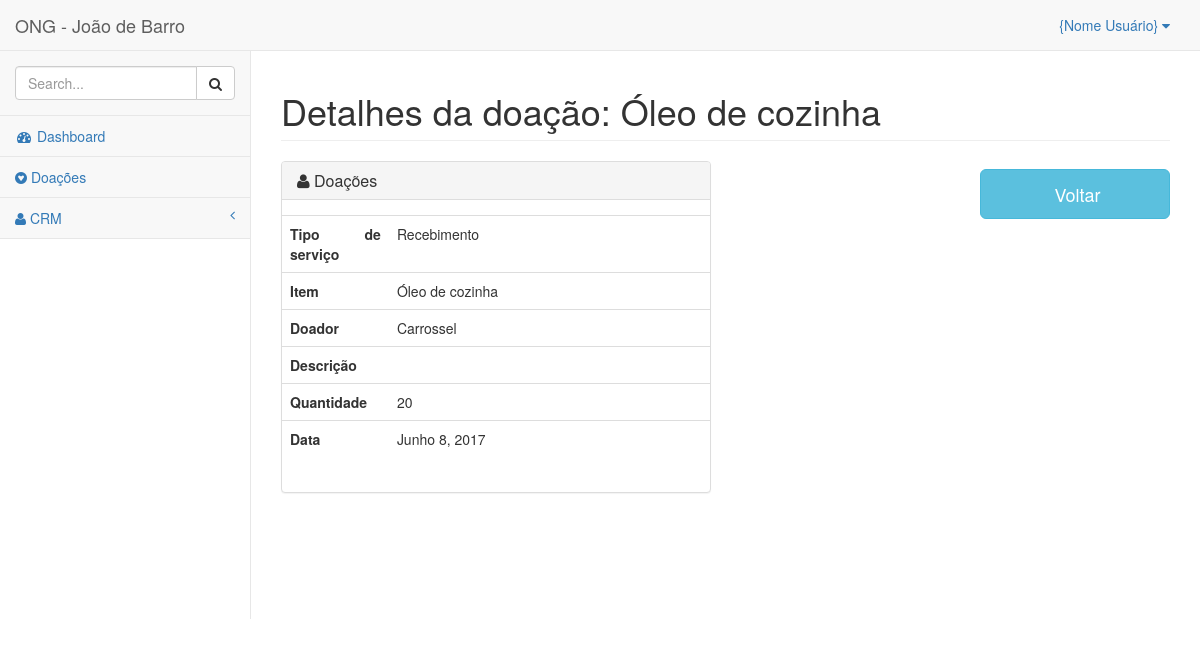
The page /doacoes/detalhes/1/ on the database as committed earlier.
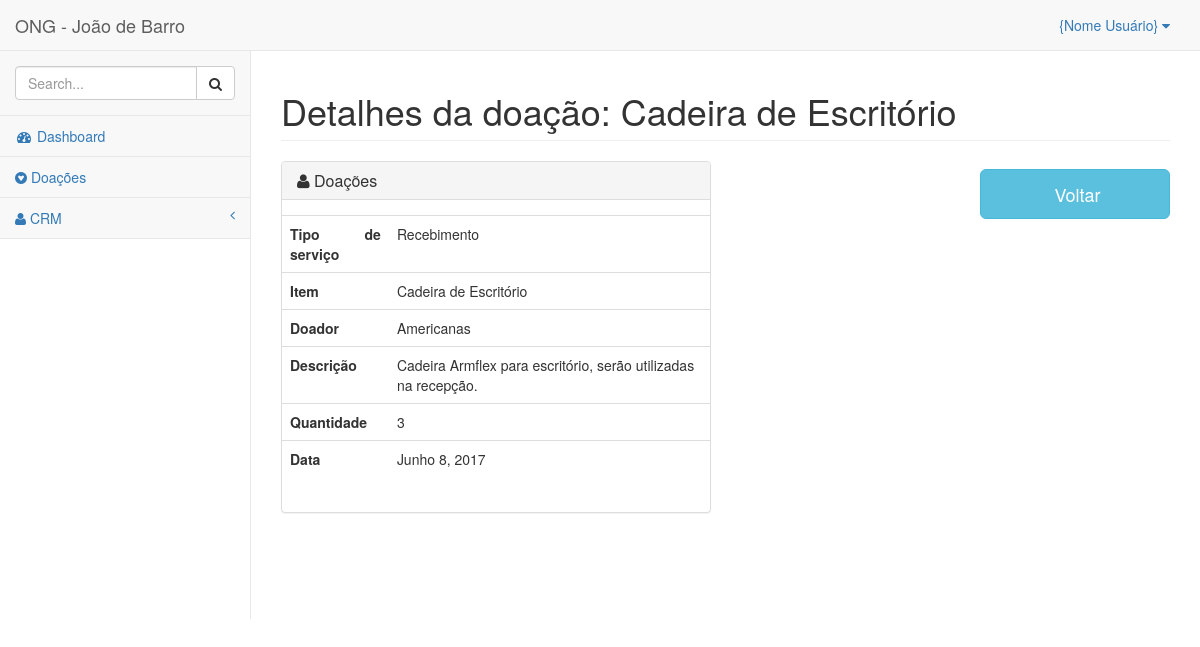
The same page on the database as committed later.
### donations/models.py (models this page shows, shortened)
class Donations(TimeModel):
    service_type = models.CharField('Tipo de serviço', max_length=12,
                                    choices=C_TYPE, default='Recebimento')
    donor = models.ForeignKey(Donors, verbose_name='Doador')
    item = models.CharField('Item', max_length=100, default='')
    description = models.TextField('Descrição', blank=True)
    quantity = models.PositiveSmallIntegerField('Quantidade', default=0)
    date = models.DateTimeField('Data', auto_now_add=True)
    class Meta:
        ordering = ['service_type']
        verbose_name = 'Doação'
        verbose_name_plural = 'Doações'

class Donors(TimeModel):
    name = models.CharField('Nome', max_length=100)
    slug = models.SlugField('Identificador', max_length=100, default='')
    def __str__(self):
        return str(self.name)
    class Meta:
        ordering = ['name']
        verbose_name = 'Doador'
        verbose_name_plural = 'Doadores'

### donations/templates/donations/donations_detail.html (shortened to what this page needs)
{% extends "base.html" %}
{% load widget_tweaks %}
{% block spacename %} Detalhes da doação: {{object.item}} {% endblock spacename %}
{% block container %}
<div class="container-fluid">
  <div class="row">
    <div class="col-md-6">
      <div class="panel-group">
        <div class="panel panel-default">
          <div class="panel-heading">
            <h4 class="panel-title"> <a data-toggle="collapse" href="#collapseOne">
              <span class="fa fa-user"></span> Doações </a> </h4>
          </div>
          <div id="collapseOne" class="panel-collapse collapse in">
            <div class="panel-body">
              <div class="row">
                <table class="table table-user-information">
                  <tbody>
                    <tr>
                      <th class="col-md-3 text-justify"> Tipo de serviço </th>
                      <td>{{ donations.service_type }}</td>
                    </tr>
                    <tr>
                      <th class="text-justify"> Item </th>
                      <td>{{ donations.item }}</td>
                    </tr>
                    <tr>
                      <th class="text-justify">  Doador </th>
                      <td>{{ donations.donor }}</td>
                    </tr>
                      <tr>
                        <th class="text-justify"> Descrição </th>
                        <td>{{ donations.description }}</td>
                      </tr>
                      <tr>
                        <th class="text-justify"> Quantidade </th>
                        <td>{{ donations.quantity }}</td>
                      </tr>
                      <tr>
                        <th class="text-justify"> Data </th>
                        <td>{{ donations.date|date }}</td>
                      </tr>
                  </tbody>
                </table>
              </div>
            </div>
          </div>
        </div>
      </div>
    </div>
    <div class="col-md-6">
      <form class="navbar-form navbar-right" action="." method="get">
        <a href="{% url 'donations:donation' %}">
          <button type="button" class="btn btn-info btn-lg" style="width: 190px; height: 50px">
             Voltar
          </button>
        </a>
      </form>
    </div>
  </div>
</div>
{% endblock %}

Rows that differ between the two databases and show on the page:
changed Donations "Recebimento": item "Óleo de cozinha" → "Cadeira de Escritório"; donor "Carrossel" → "Americanas"; description (not shown) → "Cadeira Armflex para escritório, serão utilizadas na recepção."; quantity "20" → "3"
